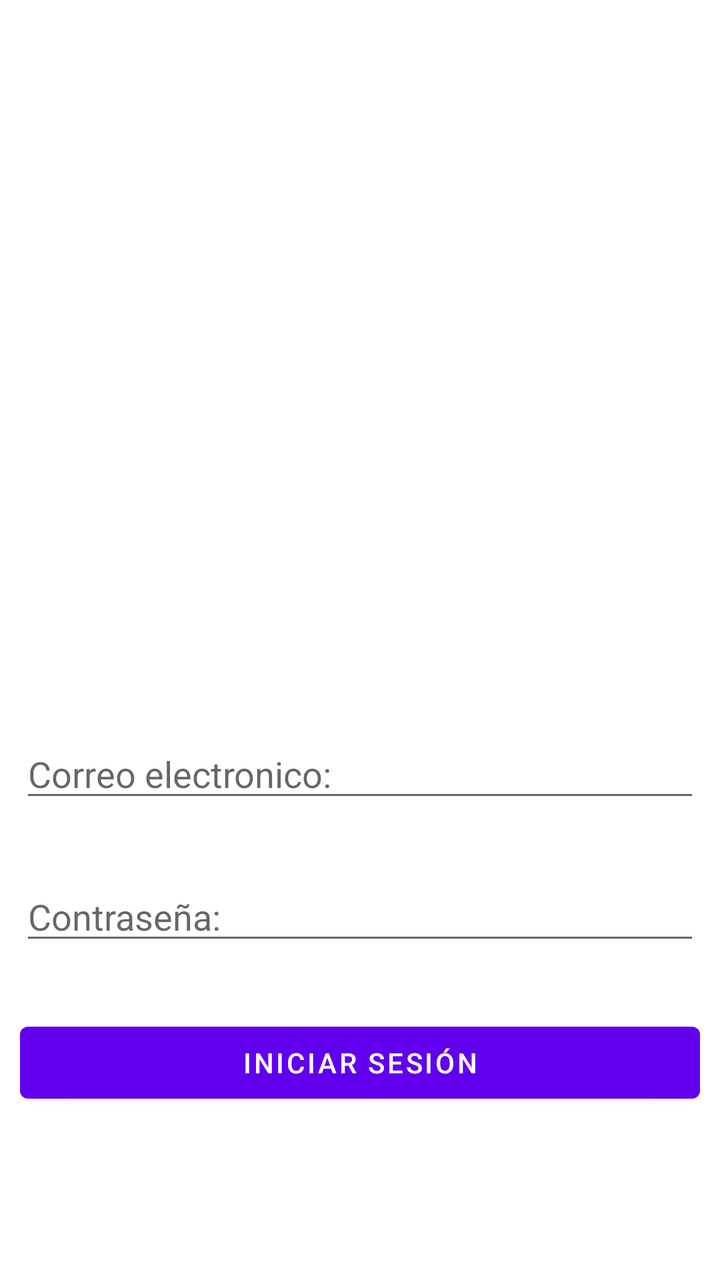
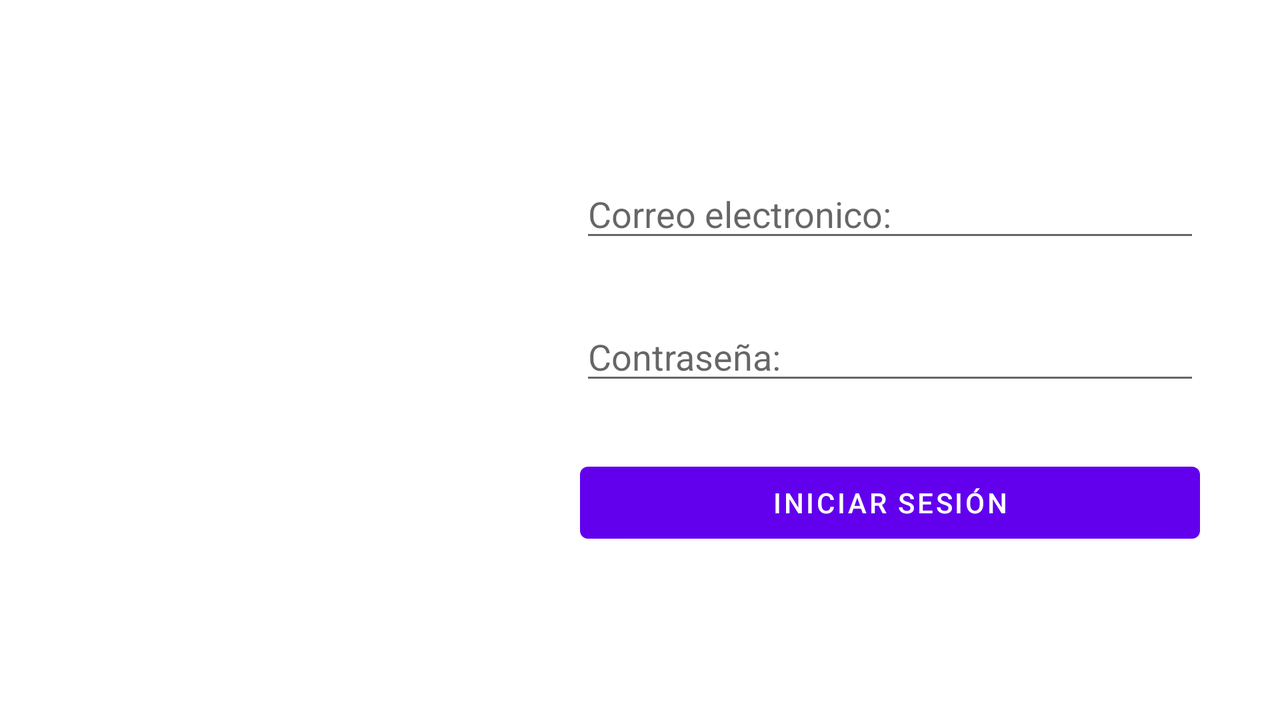

First picture: res/layout/ on a phone held upright. Second picture: the repository's own variant of that layout, on a device whose configuration matches the variant's folder. Source for both follows.
<!-- AndroidManifest.xml: application theme Theme.AppArchivosRegistro -->
<!-- res/layout/fragment_login.xml -->
<?xml version="1.0" encoding="utf-8"?>
<RelativeLayout xmlns:android="http://schemas.android.com/apk/res/android"
    xmlns:tools="http://schemas.android.com/tools"
    android:layout_width="match_parent"
    android:layout_height="match_parent"
    tools:context=".Login">

    <LinearLayout
        android:layout_width="match_parent"
        android:layout_height="wrap_content"
        android:orientation="vertical"
        android:layout_centerInParent="true">

    
    <ImageView
        android:id="@+id/img"
        android:layout_width="@dimen/width_image"
        android:layout_height="@dimen/height_image"
        android:layout_marginTop="@dimen/margin_top"
        android:layout_marginBottom="@dimen/margin_bottom"
        android:layout_gravity="center"/>

    <EditText
        android:id="@+id/correoTxt"
        android:layout_width="match_parent"
        android:layout_height="wrap_content"
        android:layout_marginStart="@dimen/margin_start"
        android:layout_marginEnd="@dimen/margin_end"
        android:layout_marginTop="@dimen/margin_top"
        android:layout_marginBottom="@dimen/margin_bottom"
        android:hint="@string/correo_hint"/>

    <EditText
        android:id="@+id/passTxt"
        android:layout_width="match_parent"
        android:layout_height="wrap_content"
        android:layout_marginStart="@dimen/margin_start"
        android:layout_marginEnd="@dimen/margin_end"
        android:layout_marginTop="@dimen/margin_top"
        android:layout_marginBottom="@dimen/margin_bottom"
        android:hint="@string/contra_hint"/>

    <Button
        android:id="@+id/ingresarBtn"
        android:layout_width="match_parent"
        android:layout_height="wrap_content"
        android:layout_marginStart="@dimen/margin_start"
        android:layout_marginEnd="@dimen/margin_end"
        android:layout_marginTop="@dimen/margin_top"
        android:layout_marginBottom="@dimen/margin_bottom"
        android:text="@string/text_btn"/>
    </LinearLayout>

</RelativeLayout>
<!-- resources referenced by this layout -->
<resources>
  <dimen name="height_image">250dp</dimen>
  <dimen name="margin_bottom">15dp</dimen>
  <dimen name="margin_end">10dp</dimen>
  <dimen name="margin_start">10dp</dimen>
  <dimen name="margin_top">15dp</dimen>
  <dimen name="width_image">250dp</dimen>
  <string name="contra_hint">Contraseña:</string>
  <string name="correo_hint">Correo electronico:</string>
  <string name="text_btn">INICIAR SESIÓN</string>
  <style name="Theme.AppArchivosRegistro" parent="Theme.MaterialComponents.DayNight.DarkActionBar">
          
          <item name="colorPrimary">@color/purple_500</item>
          <item name="colorPrimaryVariant">@color/purple_700</item>
          <item name="colorOnPrimary">@color/white</item>
          
          <item name="colorSecondary">@color/teal_200</item>
          <item name="colorSecondaryVariant">@color/teal_700</item>
          <item name="colorOnSecondary">@color/black</item>
          
          <item name="android:statusBarColor">?attr/colorPrimaryVariant</item>
          
      </style>
</resources>
<!-- res/layout-land/fragment_login.xml (the repository's variant of the layout above) -->
<!-- drawn on the phone turned sideways -->
<?xml version="1.0" encoding="utf-8"?>
<RelativeLayout xmlns:android="http://schemas.android.com/apk/res/android"
    xmlns:tools="http://schemas.android.com/tools"
    android:layout_width="match_parent"
    android:layout_height="match_parent"
    android:paddingStart="@dimen/padding_start"
    android:paddingEnd="@dimen/padding_end"
    tools:context=".Login">

    <ImageView
        android:id="@+id/img"
        android:layout_width="@dimen/width_image"
        android:layout_height="@dimen/height_image"
        android:layout_marginTop="@dimen/margin_top"
        android:layout_marginBottom="@dimen/margin_bottom"
        android:layout_centerVertical="true" />

    <LinearLayout
        android:layout_width="match_parent"
        android:layout_height="wrap_content"
        android:orientation="vertical"
        android:layout_centerInParent="true"
        android:layout_toEndOf="@+id/img">

    

    <EditText
        android:id="@+id/correoTxt"
        android:layout_width="match_parent"
        android:layout_height="wrap_content"
        android:layout_marginStart="@dimen/margin_start"
        android:layout_marginEnd="@dimen/margin_end"
        android:layout_marginTop="@dimen/margin_top"
        android:layout_marginBottom="@dimen/margin_bottom"
        android:hint="@string/correo_hint"/>

    <EditText
        android:id="@+id/passTxt"
        android:layout_width="match_parent"
        android:layout_height="wrap_content"
        android:layout_marginStart="@dimen/margin_start"
        android:layout_marginEnd="@dimen/margin_end"
        android:layout_marginTop="@dimen/margin_top"
        android:layout_marginBottom="@dimen/margin_bottom"
        android:hint="@string/contra_hint"/>

    <Button
        android:id="@+id/ingresarBtn"
        android:layout_width="match_parent"
        android:layout_height="wrap_content"
        android:layout_marginStart="@dimen/margin_start"
        android:layout_marginEnd="@dimen/margin_end"
        android:layout_marginTop="@dimen/margin_top"
        android:layout_marginBottom="@dimen/margin_bottom"
        android:text="@string/text_btn"/>
    </LinearLayout>

</RelativeLayout>
<!-- resources referenced by the variant -->
<!-- as the phone turned sideways resolves them -->
<resources>
  <dimen name="height_image">250dp</dimen>
  <dimen name="margin_bottom">15dp</dimen>
  <dimen name="margin_end">10dp</dimen>
  <dimen name="margin_start">10dp</dimen>
  <dimen name="margin_top">15dp</dimen>
  <dimen name="padding_end">30dp</dimen>
  <dimen name="padding_start">30dp</dimen>
  <dimen name="width_image">250dp</dimen>
  <string name="contra_hint">Contraseña:</string>
  <string name="correo_hint">Correo electronico:</string>
  <string name="text_btn">INICIAR SESIÓN</string>
  <style name="Theme.AppArchivosRegistro" parent="Theme.MaterialComponents.DayNight.DarkActionBar">
          
          <item name="colorPrimary">@color/purple_500</item>
          <item name="colorPrimaryVariant">@color/purple_700</item>
          <item name="colorOnPrimary">@color/white</item>
          
          <item name="colorSecondary">@color/teal_200</item>
          <item name="colorSecondaryVariant">@color/teal_700</item>
          <item name="colorOnSecondary">@color/black</item>
          
          <item name="android:statusBarColor">?attr/colorPrimaryVariant</item>
          
      </style>
</resources>
